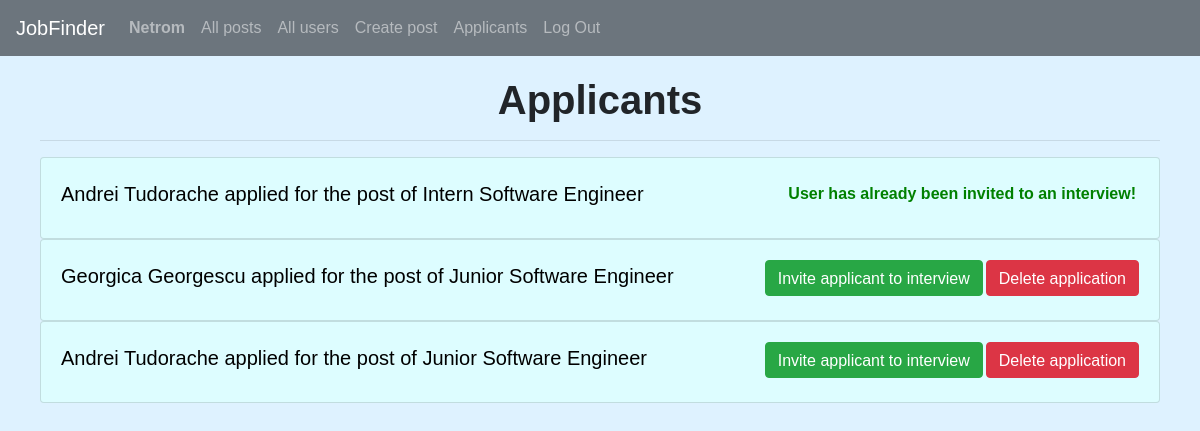
Screenshot of /applicants (signed in) with the database file from the repository.
### JobFinderApp/models.py (models this page shows, shortened)
class User(AbstractUser):
    description = models.CharField(max_length=500, blank=True, null=True)
    birth_date = models.DateField(blank=True, null=True)
    field = models.CharField(max_length=500, blank=True, null=True)
    is_company = models.BooleanField(default=False)
    location = models.CharField(max_length=100, blank=True, null=True)
    link_to_location = models.CharField(max_length=200, blank=True, null=True)
    class Meta:
        ordering = ['-id']

class Job(models.Model):
    user = models.ForeignKey(User, on_delete=models.CASCADE, related_name="job_posts")
    applicants = models.ManyToManyField(User, related_name="applications", blank=True)
    accepted = models.ManyToManyField(User, related_name="accepted", blank=True)
    title = models.CharField(max_length=50)
    level = models.CharField(max_length=50)
    color = models.CharField(max_length=50, blank=True, null=True)
    description = models.TextField(max_length=2000)
    requirements = models.TextField(max_length=1500)
    compensation = models.TextField(max_length=1500, default="None")
    field = models.CharField(max_length=500, blank=True, null=True)
    class Meta:
        ordering = ['-id']

### JobFinderApp/views.py (the view)
# urls.py: path("applicants", views.applicants, name="applicants"),
def applicants(request):
    if request.user.is_company:
        app = Message.objects.filter(company = request.user)
        for a in app:
            if a.date < datetime.date.today():
                a.job.accepted.remove(a.person)
                a.delete()
        return render(request, "JobFinderApp/applicants.html", {
            "posts": Job.objects.filter(user = request.user)
        })

### JobFinderApp/templates/JobFinderApp/applicants.html (shortened to what this page needs)
{% extends "JobFinderApp/layout.html" %}
{% load static %}
{% block body %}
    <div class="container-fluid" style="padding: 20px 40px;">
        <h1 style="text-align: center;"><strong>Applicants</strong></h1>
        <hr>
        {% for post in posts %}
            {% for applicant in post.applicants.all %}
                <a href="{% url 'profile' applicant.username %}" style="text-decoration: none; color: black;">
                    <div class="card post">
                        <div class="card-body">
                            {% if applicant not in post.accepted.all %}
                                <form style="display: inline;" action="{% url 'reject' applicant.id %}" method="POST">
                                    <button class="btn btn-danger pb-1" style="float: right;" type="submit">Delete application</button>
                                </form>
                                <button id="btn_{{ post.id }}_{{ applicant.id }}" data-id="{{ post.id }}_{{ applicant.id }}" class="btn btn-success pb-1" style="float: right; margin-right: 3px">Invite applicant to interview</button>
                            {% else %}
                                <span style="float: right; color:green; margin-right: 3px;" class="pt-1"><strong>User has already been invited to an interview!</strong></span>
                            {% endif %}
                            <h5 class="card-title pt-1">{{ applicant.first_name }} {{ applicant.last_name}} applied for the post of {{ post.title }}</h5>
                        </div>
                    </div>
                </a>
            {% endfor %}
        {% endfor %}
    </div>
{% endblock %}

### JobFinderApp/templates/JobFinderApp/layout.html (shortened to what this page needs)
{% load static %}
<!DOCTYPE html>
<html lang="en">
    <head>
        <link rel="stylesheet" href="https://stackpath.bootstrapcdn.com/bootstrap/4.4.1/css/bootstrap.min.css">
        <link href="{% static 'JobFinderApp/styles.css' %}" rel="stylesheet">
    </head>
    <body>
        <nav class="navbar navbar-expand-md navbar-dark bg-secondary">
            <a class="navbar-brand" href="{% url 'index' %}">JobFinder</a>
            <div class="collapse navbar-collapse" id="navbarNav">
              <ul class="nav navbar-nav">
                {% if request.user.is_authenticated %}
                    <li class="nav-item">
                        <a class="nav-link" href="{% url 'profile' request.user.username %}"><strong>{{ request.user.username }}</strong></a>
                    </li>
                    <li class="nav-item">
                        <a class="nav-link" href="{% url 'posts' 'all' 'any' %}">All posts</a>
                    </li>
                    <li class="nav-item">
                        <a class="nav-link" href="{% url 'users' 'all' %}">All users</a>
                    </li>
                    {% if request.user.is_company %}
                        <li class="nav-item">
                            <a class="nav-link" href="{% url 'create_post' %}">Create post</a>
                        </li>
                        <li class="nav-item">
                            <a class="nav-link" href="{% url 'applicants' %}">Applicants</a>
                        </li>
                    {% else %}
                        <li class="nav-item">
                            <a class="nav-link" href="{% url 'interviews' %}">Interviews and applications</a>
                        </li>
                    {% endif %}
                    <li class="nav-item">
                        <a class="nav-link" href="{% url 'logout' %}">Log Out</a>
                    </li>
                {% endif %}
              </ul>
            </div>
          </nav>
        {% block body %}
        {% endblock %}
    </body>
</html>

### JobFinderApp/static/JobFinderApp/styles.css (style rules this page uses)
.post { background-color: rgb(221, 253, 255); }
html, body { margin:0px; height:100%; background: #def2ff; font-family: sans-serif; }

### rows the page displays
User: user.username "Netrom"
Job: title "Intern Software Engineer"
User: shows "User has already been invited to an interview!", first_name "Andrei", last_name "Tudorache"
Job: title "Junior Software Engineer"
User: first_name "Georgica", last_name "Georgescu"
